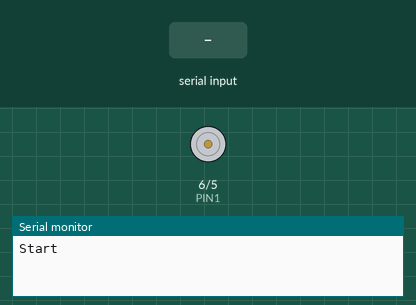
Simulated run of this sketch. Board: Arduino Uno, built with avr-gcc and run on an emulated ATmega328P. Shown: motor-driver pin pairs drawn as motors (green arrow = first pin HIGH = forward, orange = second pin HIGH = backward, longer = more drive), the last lines printed to the serial monitor. Inputs (shaded band) come from the test bench.

Above: at 1.2 s.
1.3 s: "1" received over the second serial link
At 2.1 s:
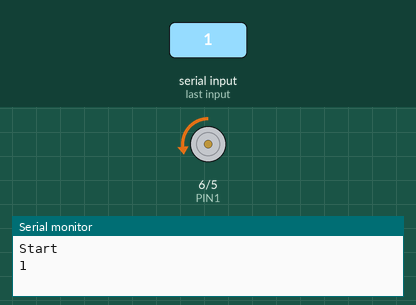
2.8 s: "0" received over the second serial link
At 3.2 s:
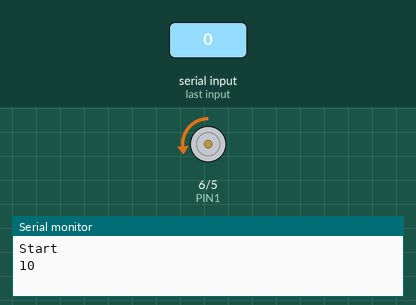
Timing chart, 0 to 5.8 s (numbered marks = the images above; inputs shaded):
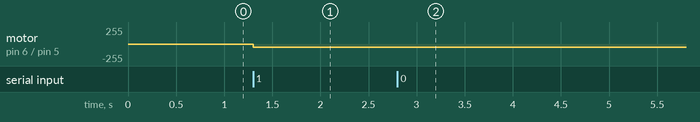

The sketch:

test-motor-control.ino
```cpp
#define PIN1 6
#define PIN2 5

#include <SoftwareSerial.h>

SoftwareSerial mySerial(10, 11); // RX, TX

void setup() {
  Serial.begin(9600);
  Serial.println("Start");

  mySerial.begin(9600);
  mySerial.println("START");

  pinMode(PIN1, OUTPUT);
  pinMode(PIN2, OUTPUT);

  digitalWrite(PIN1, LOW);
}

void loop() // run over and over
{
  if (mySerial.available()) {
    char c = mySerial.read();
    Serial.write(c);
    analogWrite(PIN2, (int)c);
  }
  if (Serial.available()) {
    mySerial.write(Serial.read());
  }
}
```

Measured:
- after the input at 1.3 s, motor on pin 6 (PIN1) / pin 5 (PIN2): stopped → backward 49/255 at once
- after the input at 2.8 s, motor on pin 6 (PIN1) / pin 5 (PIN2): backward 49/255 → backward 48/255 at once
